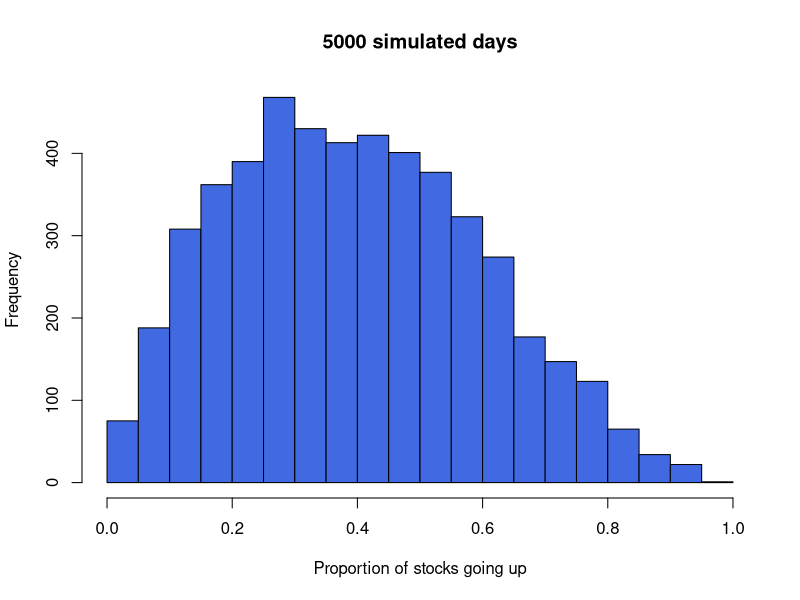
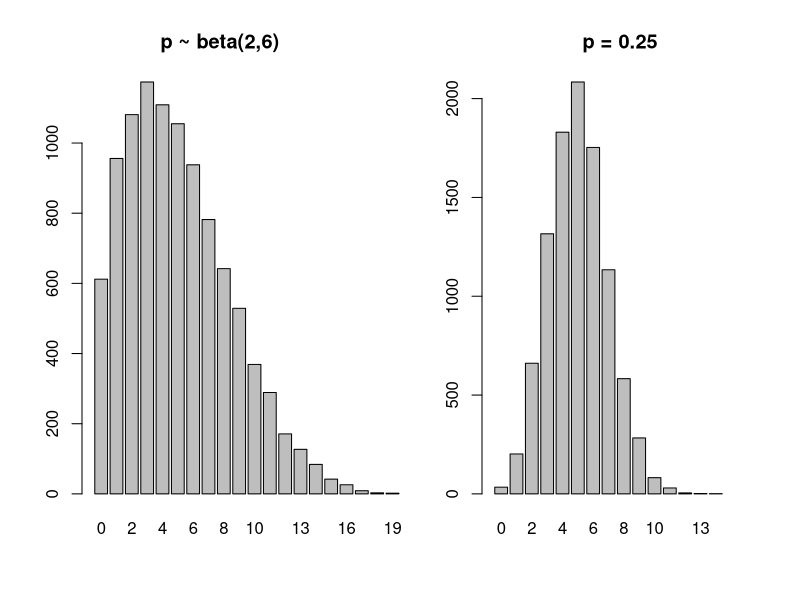
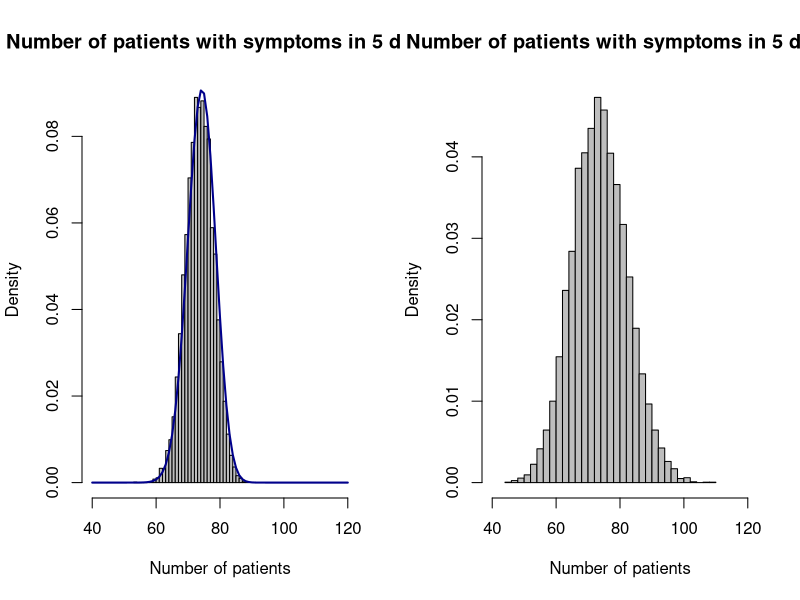

Source code (R) for these figures, in order:
## ---- chunk 1
1 - pexp(8, rate = 1 / 6)                 # More than 8 minutes
pexp(10, rate = 1 / 6)                    # Less than 10 minutes
pexp(20, rate = 1 / 6) - pexp(10, rate = 1 / 6)  # Between 10 and 20 minutes
## ---- chunk 2
pbeta(0.05, shape1 = 2, shape2 = 3)
1 - pbeta(0.75, shape1 = 2, shape2 = 3)
pbeta(0.4, shape1 = 2, shape2 = 3) - pbeta(0.3, shape1 = 2, shape2 = 3)
## ---- chunk 3
mysim <- rbeta(5000, shape1 = 2, shape2 = 3)
head(mysim)
mean(mysim)
hist(mysim, nclass = 20, main = "5000 simulated days",
     xlab = "Proportion of stocks going up", col = "royalblue")
## ---- chunk 4
pnorm(10, mean = 8, sd = 2.2)  # Less than 10 lbs
1 - pnorm(6, mean = 8, sd = 2.2)  # More than 6 lbs
pnorm(9, mean = 8, sd = 2.2) - pnorm(7, mean = 8, sd = 2.2)  # Between 7 and 9 lbs
## ---- chunk 5
pnorm(1 - 0.003, mean = 1, sd = 0.002) +
  1 - pnorm(1 + 0.003, mean = 1, sd = 0.002)

mysd <- seq(from = 0.0001, to = 0.002, by = 0.0001)
cbind(
  mysd,
  round(pnorm(1 - 0.003, mean = 1, sd = mysd) +
          1 - pnorm(1 + 0.003, mean = 1, sd = mysd), 3)
)
## ---- chunk 6
mysim <- rbinom(1000, size = 20, prob = 0.25)
head(mysim)
## ---- chunk 7
nsim <- 10000
result <- rep(NA, nsim)

for (i in 1:nsim) {
  ptilde <- rbeta(1, shape1 = 2, shape2 = 6)
  result[i] <- rbinom(1, size = 20, prob = ptilde)
}

mean(result < 5)  # Estimated probability fewer than 5 respond
mean(result)      # Estimated average number who respond

par(mfrow = c(1, 2))
plot(as.factor(result), main = "p ~ beta(2,6)", xlim = c(0, 20))
plot(as.factor(rbinom(nsim, size = 20, prob = 0.25)),
     main = "p = 0.25", xlim = c(0, 20))
## ---- chunk 8
a <- pexp(5, rate = 1 / 3.7)
a
## ---- chunk 9
mysample <- sample(c(0, 1), size = 100, replace = TRUE,
                   prob = c(1 - a, a))
mysample
sum(mysample)
## ---- chunk 10
nsim <- 10000
result <- rep(NA,nsim)

for (i in 1:nsim) {
  mysample <- sample(c(0, 1), size = 100, replace = TRUE,
                     prob = c(1 - a, a))
  result[i] <- sum(mysample)
}

mean(result >= 80)  # Simulation estimate
1 - pbinom(79, size = 100, prob = a)  # Exact probability

hist(result, probability = TRUE,
     main = "Number of patients with symptoms in 5 days",
     xlab = "Number of patients", xlim = c(40, 120),
     col = "grey", nclass = 30)
points(40:120, dbinom(40:120, size = 100, prob = a),
       type = "l", col = "darkblue", lwd = 2)
## ---- chunk 11
nsim <- 10000
result <- numeric(nsim)

simulate_symptomatic_cases <- function() {
  num_cases <- rpois(1, lambda = 100)
  mysample <- sample(c(0, 1), size = num_cases, replace = TRUE,
                     prob = c(1 - a, a))
  sum(mysample)
}

for (i in 1:nsim) {
  result[i] <- simulate_symptomatic_cases()
}

mean(result >= 80)

hist(result, probability = TRUE,
     main = "Number of patients with symptoms in 5 days",
     xlab = "Number of patients", xlim = c(40, 120),
     col = "grey", nclass = 30)
